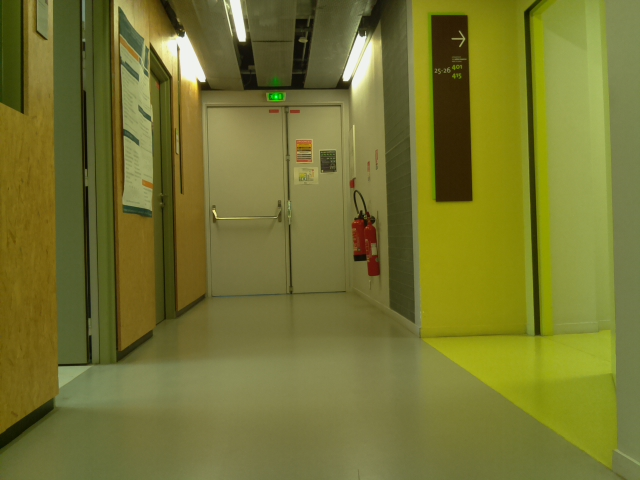
#> input picture corridor-1.jpg, 640 x 480 px
$ python cannyHough.py
#> lines starting #> are read from the running program, lines starting #| are printed output that depends on the picture; after the words box and inside, x2 and y2 are one past the last pixel; in counts of white or black regions, pixels touching at a corner belong together
# -*- coding: utf-8 -*-
"""
Created on Mon Jun 27 14:59:40 2016

@author: Lucie
"""

import cv2
import numpy as np

img = cv2.imread('corridor-1.jpg')
#> img is the input picture: shape (480, 640, 3); mean B, G, R 48.7, 116.1, 116.8

gray = cv2.cvtColor(img,cv2.COLOR_BGR2GRAY)
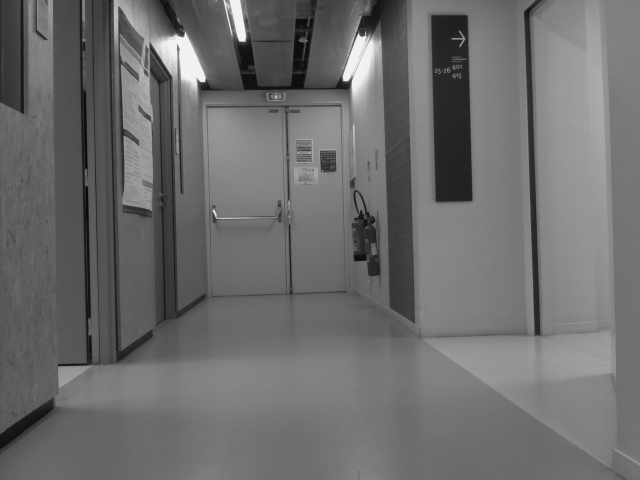
#> gray: shape (480, 640); min 8, max 242, mean 108.6

edges = cv2.Canny(gray,50,150,apertureSize = 3)
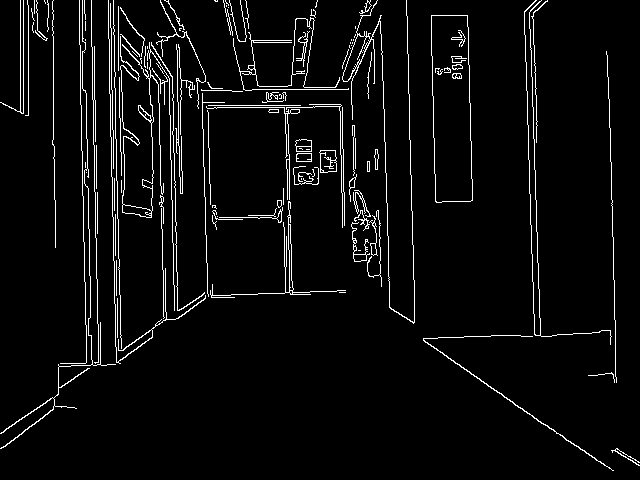
#> edges: shape (480, 640); 4.6% white in thin lines or dots

minLineLength = 100
maxLineGap = 10

lines = cv2.HoughLinesP(edges, 1 ,np.pi/180, 100, minLineLength, maxLineGap)
#> lines = 83 rows, first 6: [536, 205, 536, 231], [83, 196, 83, 238], [91, 0, 91, 39], [537, 232, 537, 249], [111, 54, 111, 89], [389, 281, 389, 298]

for x1, y1, x2, y2 in lines[0] :

    cv2.line(img,(x1,y1),(x2,y2),(0,0,255),2)
#> this loop made 1 pass
#> img: shape (480, 640, 3); 0.03% of pixels changed, all inside (x1, y1, x2, y2) = (535, 204, 538, 233)

cv2.imwrite('houghlines.jpg',img)
cv2.imshow('Canny Hough',img)
cv2.waitKey(0)
cv2.destroyAllWindows()

$ run again, with corridor-2.jpg copied over corridor-1.jpg
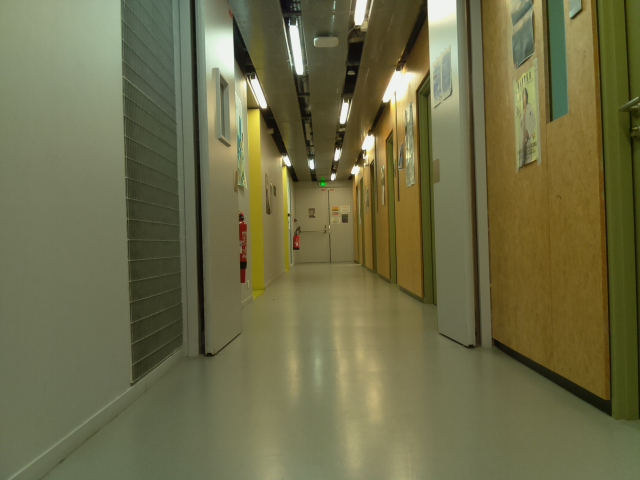
#> input picture corridor-2.jpg, 640 x 480 px
#> img is the input picture: shape (480, 640, 3); mean B, G, R 71.8, 107.7, 109.4
#> `gray = cv2.cvtColor(img,cv2.COLOR_BGR2GRAY)`:
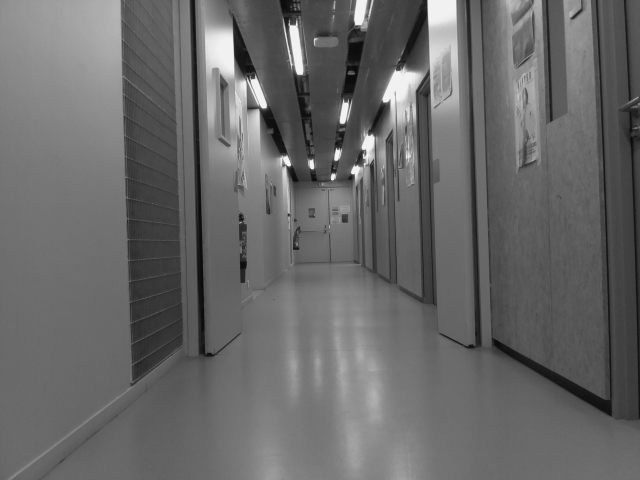
#> gray: shape (480, 640); min 9, max 242, mean 104.1
#> `edges = cv2.Canny(gray,50,150,apertureSize = 3)`:
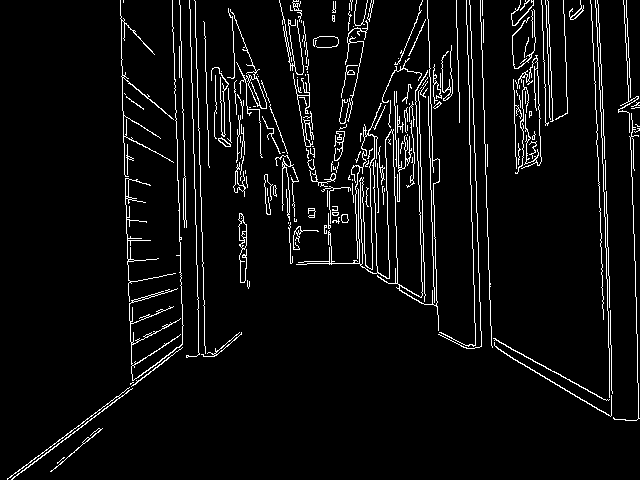
#> edges: shape (480, 640); 5.4% white in thin lines or dots
#> lines = 108 rows, first 6: [479, 273, 479, 295], [486, 180, 488, 264], [597, 27, 597, 45], [473, 98, 473, 123], [180, 242, 180, 264], [600, 90, 600, 110]
#> the loop `for x1, y1, x2, y2 in lines[0] : ` made 1 pass

$ run again, with corridor-3.jpg copied over corridor-1.jpg
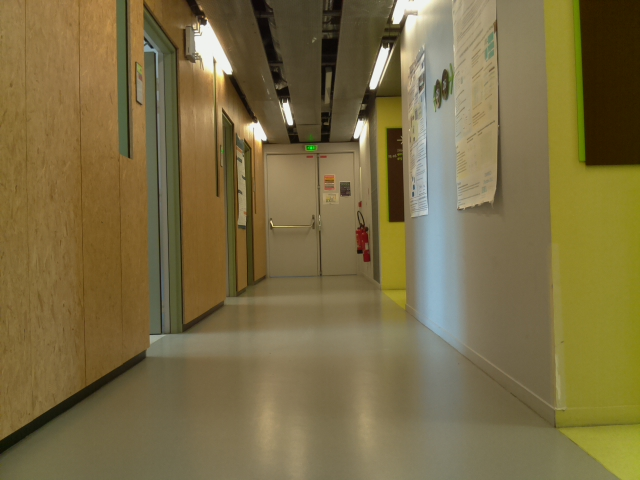
#> input picture corridor-3.jpg, 640 x 480 px
#> img is the input picture: shape (480, 640, 3); mean B, G, R 67.9, 108.6, 122.3
#> `gray = cv2.cvtColor(img,cv2.COLOR_BGR2GRAY)`:
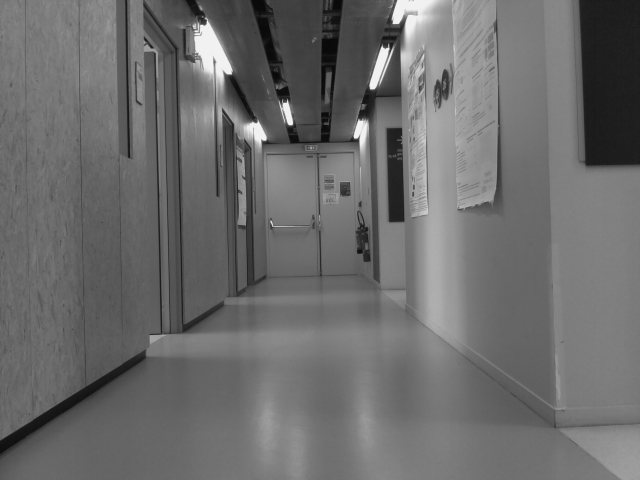
#> gray: shape (480, 640); min 7, max 242, mean 108.1
#> `edges = cv2.Canny(gray,50,150,apertureSize = 3)`:
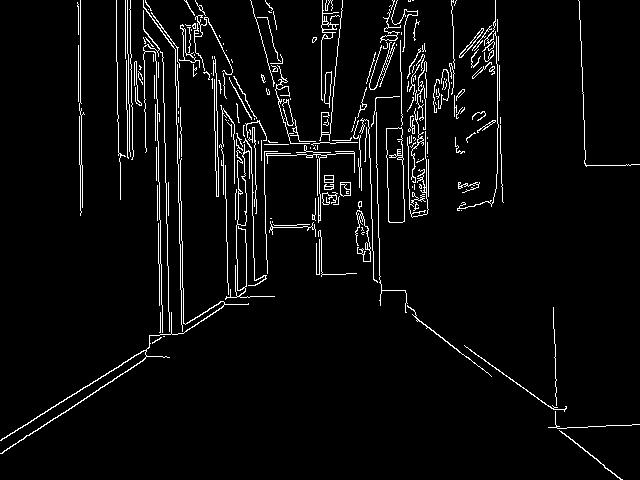
#> edges: shape (480, 640); 4.4% white in thin lines or dots
#> lines = 53 rows, first 6: [111, 371, 122, 364], [7, 436, 59, 403], [71, 407, 144, 359], [421, 321, 460, 352], [80, 210, 80, 165], [157, 104, 157, 140]
#> the loop `for x1, y1, x2, y2 in lines[0] : ` made 1 pass

$ run again, with corridor-4.jpg copied over corridor-1.jpg
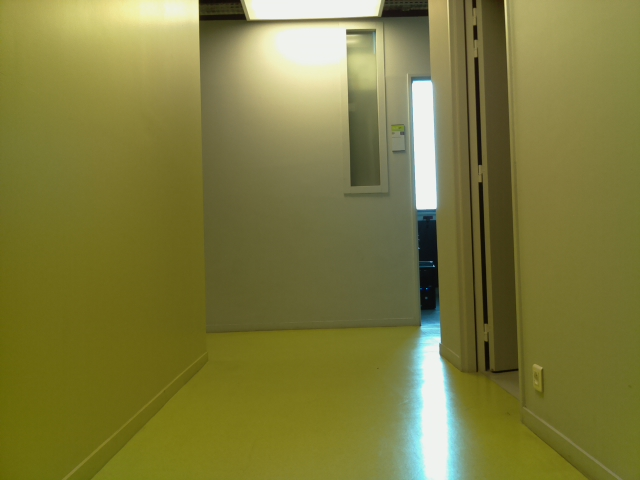
#> input picture corridor-4.jpg, 640 x 480 px
#> img is the input picture: shape (480, 640, 3); mean B, G, R 61.8, 122.7, 125.3
#> `edges = cv2.Canny(gray,50,150,apertureSize = 3)`:
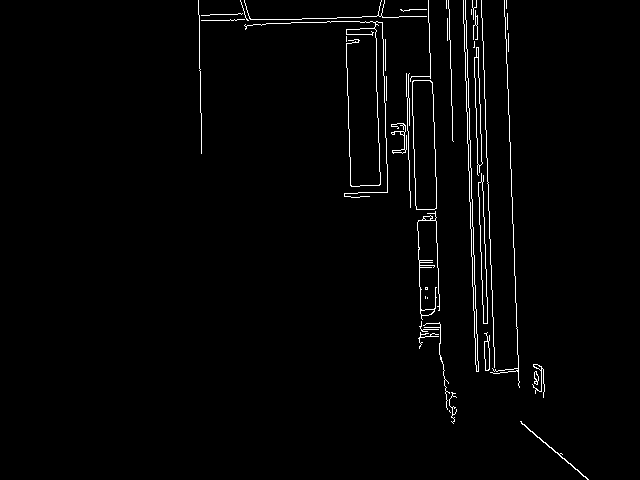
#> edges: shape (480, 640); 1.8% white in thin lines or dots, all inside (x1, y1, x2, y2) = (198, 0, 589, 480)
#> lines = 54 rows, first 6: [485, 102, 486, 157], [467, 120, 467, 143], [477, 47, 478, 76], [493, 317, 493, 338], [469, 113, 469, 139], [512, 197, 512, 220]
#> the loop `for x1, y1, x2, y2 in lines[0] : ` made 1 pass
#> after the loop `for x1, y1, x2, y2 in lines[0] :`:
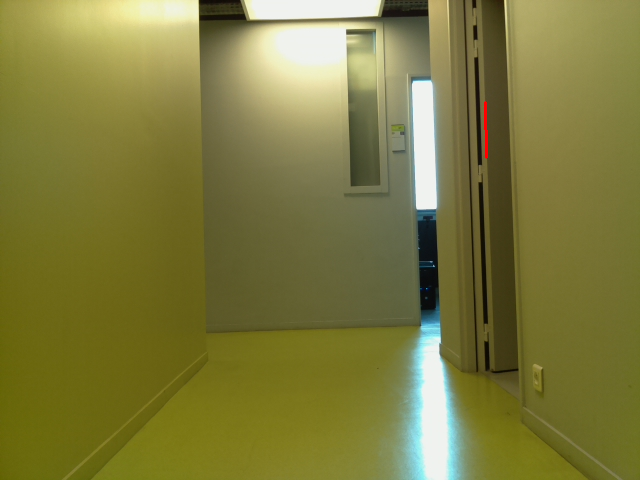
#> img: shape (480, 640, 3); 0.06% of pixels changed, all inside (x1, y1, x2, y2) = (484, 101, 488, 159)
